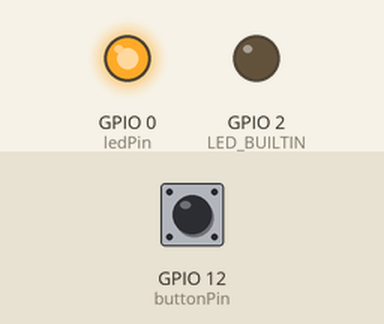
Recording of a sketch running on a simulated ESP8266 (Wemos D1 mini). Shown: output pins drawn as LEDs (lit = HIGH, except the on-board LED, lit = LOW). Dashed ring = blinking. The inputs (shaded band) are chosen by the test bench; at power-on: GPIO 12 (buttonPin) HIGH. WiFi joins after 1.5 s; servers stay silent unless stated; random numbers use the default seed unless the sketch sets one; no MQTT or app messages arrive unless stated; what the sketch prints to the serial monitor is not drawn.

Above: at 2.7 s.
2.8 s: GPIO 12 (buttonPin) pulled LOW for 3.2 s
At 3.6 s:
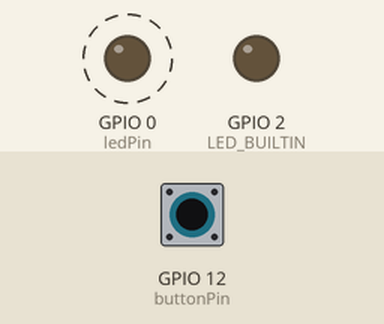
7.5 s: GPIO 12 (buttonPin) pulled LOW for 0.15 s
At 7.8 s:
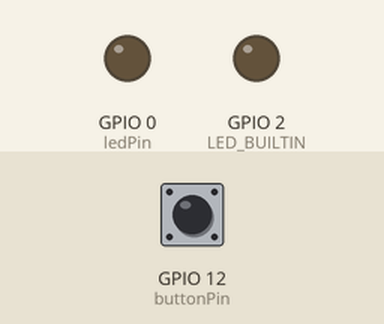
9.1 s: GPIO 12 (buttonPin) pulled LOW for 1 s
At 10.3 s:
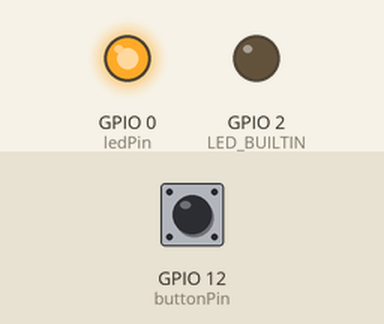
Timing chart, 0 to 12.1 s (numbered marks = the images above; inputs shaded):
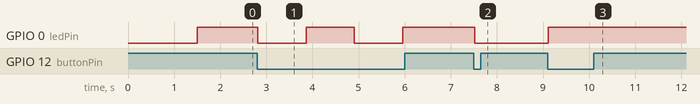

The sketch:

Garden.ino
```cpp
#include <PubSubClient.h>
#include <ESP8266WiFi.h>
#include <ESP8266HTTPClient.h>
#include <ESP8266WiFi.h>
#include <WiFiUdp.h>
#include <ArduinoOTA.h>
#include <WiFiClient.h>

#ifndef STASSID
#define STASSID "Doghouse_2.4"
#define STAPSK  "GuitarHero40!"
#endif

bool allowOTA = false;

const char* ssid = STASSID;
const char* password = STAPSK;


const char* device_name = "garden";

//MQTT
const char* mqtt_server = "192.168.1.13";
const char* topicEnableOta = "wemos/heart_lights/enable_ota/set";
const char* topicToggle = "wemos/heart_lights/toggle";
const char* topicSetStatus = "wemos/heart_lights/set";


WiFiClient espClient;
PubSubClient client(espClient);

// constants won't change. They're used here to
// set pin numbers:
const int buttonPin = 12;     // the number of the pushbutton pin
const int ledPin = 0;      // the number of the LED pin

bool lightsOn = true;

// variables will change:
int buttonState = 0;         // variable for reading the pushbutton status
void setup() {
    Serial.begin(115200);
    Serial.println("Booting");

    Serial.println("hi");
    pinMode(ledPin, OUTPUT);
    pinMode(LED_BUILTIN, OUTPUT);
    pinMode(buttonPin, INPUT_PULLUP);
    ///////////////////////
    Serial.begin(115200);

    WiFi.mode(WIFI_STA);
    WiFi.begin(ssid, password);
    while (WiFi.waitForConnectResult() != WL_CONNECTED) {
        Serial.println("Connection Failed! Rebooting...");
        delay(5000);
        ESP.restart();
    }

    //MQTT
    client.setServer(mqtt_server, 1883);
    client.setCallback(callback);


    ArduinoOTA.onStart([]() {
        String type;
        if (ArduinoOTA.getCommand() == U_FLASH) {
            type = "sketch";
        }
        else { // U_FS
            type = "filesystem";
        }

        // NOTE: if updating FS this would be the place to unmount FS using FS.end()
        Serial.println("Start updating " + type);
        });
    ArduinoOTA.onEnd([]() {
        Serial.println("\nEnd");
        });
    ArduinoOTA.onProgress([](unsigned int progress, unsigned int total) {
        Serial.printf("Progress: %u%%\r", (progress / (total / 100)));
        });
    ArduinoOTA.onError([](ota_error_t error) {
        Serial.printf("Error[%u]: ", error);
        if (error == OTA_AUTH_ERROR) {
            Serial.println("Auth Failed");
        }
        else if (error == OTA_BEGIN_ERROR) {
            Serial.println("Begin Failed");
        }
        else if (error == OTA_CONNECT_ERROR) {
            Serial.println("Connect Failed");
        }
        else if (error == OTA_RECEIVE_ERROR) {
            Serial.println("Receive Failed");
        }
        else if (error == OTA_END_ERROR) {
            Serial.println("End Failed");
        }
        });
    ArduinoOTA.begin();
    Serial.println("Ready");
    Serial.print("IP address: ");
    Serial.println(WiFi.localIP());

    digitalWrite(ledPin, HIGH);
    digitalWrite(LED_BUILTIN, HIGH);

    Serial.println("HTTP server started");
}

void loop() {


    buttonState = digitalRead(buttonPin);
    if (buttonState == LOW)
    {

        if (lightsOn == false) {
            // turn LED on:
            //Serial.println("Button turn on");
            digitalWrite(ledPin, HIGH);
            lightsOn = true;
            client.publish("wemos/heart_lights/state", "ON");
        }
        else
        {
            //Serial.println("Button turn off");
            digitalWrite(ledPin, LOW);
            lightsOn = false;
            client.publish("wemos/heart_lights/state", "OFF");
        }
        delay(1000);
    }
    // Added the delay so that we can see the output of button
    delay(50);


    //infrastructure
    if (allowOTA)
    {
        ArduinoOTA.handle();
    }

    if (!client.connected()) {
        reconnect();
    }
    client.loop();
}

void reconnect() {
    // Loop until we're reconnected
    while (!client.connected()) {
        Serial.print("Attempting MQTT connection...");
        // Create a random client ID
        String clientId = "ESP8266Client-";
        clientId += String(random(0xffff), HEX);
        // Attempt to connect
        if (client.connect(clientId.c_str())) {
            Serial.println("connected");
            // ... and resubscribe
            //client.subscribe("inTopic");
            client.subscribe(topicEnableOta);
            client.subscribe(topicToggle);
            client.subscribe(topicSetStatus);


            //client.publish("Wemos", WiFi.localIP());

            String base = "wemos/heart_lights/";
            base.concat(WiFi.localIP().toString());
            char topic[40];
            base.toCharArray(topic, 40);

            client.publish(topic, "connected");
        }
        else {
            Serial.print("failed, rc=");
            Serial.print(client.state());
            Serial.println(" try again in 5 seconds");
            // Wait 5 seconds before retrying
            delay(5000);
        }
    }
}

void callback(char* topic, byte* payload, unsigned int length) {
    //Serial.println("Message arrived");

    if (strcmp(topic, topicEnableOta) == 0)
    {
        //Serial.println("Enable OTA");
        client.publish("wemos/heart_lights/enable_ota/state", "enabled");
        allowOTA = true;
    }
    if (strcmp(topic, topicToggle) == 0)
    {
        //Serial.println("Toggle");
        if (lightsOn == false)
        {
            digitalWrite(ledPin, HIGH);
            lightsOn = true;
        }
        else
        {
            lightsOn = false;
            digitalWrite(ledPin, LOW);
        }
    }
    if (strcmp(topic, topicSetStatus) == 0)
    {
        //Serial.println("SetStatus");
        //Serial.println(length);
        //Serial.println((char*)payload);
        if (strncmp((char*)payload, "ON", length) == 0)
        {
            digitalWrite(ledPin, HIGH);
            lightsOn = true;
            client.publish("wemos/heart_lights/state", "ON");
        }
        if (strncmp((char*)payload, "OFF", length) == 0)
        {
            digitalWrite(ledPin, LOW);
            lightsOn = false;
            client.publish("wemos/heart_lights/state", "OFF");
        }
    }
}
```

Measured:
- after the input at 2.8 s, GPIO 0 (ledPin): alternates HIGH for 1.1 s and LOW for 1.1 s, starting at once
- after the input at 7.5 s, GPIO 0 (ledPin): HIGH → LOW at once
- after the input at 9.1 s, GPIO 0 (ledPin): LOW → HIGH at once
